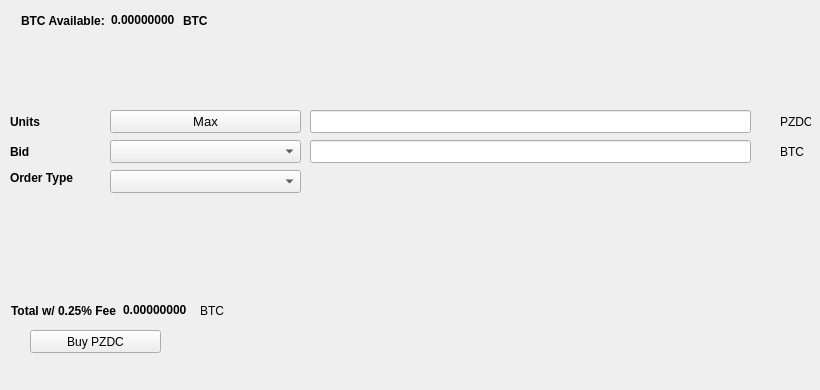
   <widget class="QWidget" name="BuyTab">
    <attribute name="title">
     <string>Buy</string>
    </attribute>
    <widget class="QPushButton" name="BuyPZDC">
     <property name="geometry">
      <rect>
       <x>30</x>
       <y>330</y>
       <width>131</width>
       <height>23</height>
      </rect>
     </property>
     <property name="text">
      <string>Buy PZDC</string>
     </property>
     <property name="icon">
      <iconset resource="../pzdc.qrc">
       <normaloff>:/icons/bitcoin</normaloff>:/icons/bitcoin</iconset>
     </property>
    </widget>
    <widget class="QLabel" name="label_3">
     <property name="geometry">
      <rect>
       <x>10</x>
       <y>110</y>
       <width>46</width>
       <height>23</height>
      </rect>
     </property>
     <property name="font">
      <font>
       <weight>75</weight>
       <bold>true</bold>
      </font>
     </property>
     <property name="text">
      <string>Units</string>
     </property>
    </widget>
    <widget class="QLineEdit" name="UnitsInput">
     <property name="geometry">
      <rect>
       <x>310</x>
       <y>110</y>
       <width>441</width>
       <height>23</height>
      </rect>
     </property>
     <property name="font">
      <font>
       <pointsize>9</pointsize>
       <weight>75</weight>
       <bold>true</bold>
      </font>
     </property>
    </widget>
    <widget class="QLineEdit" name="BuyBidPriceEdit">
     <property name="geometry">
      <rect>
       <x>310</x>
       <y>140</y>
       <width>441</width>
       <height>23</height>
      </rect>
     </property>
     <property name="font">
      <font>
       <pointsize>9</pointsize>
       <weight>75</weight>
       <bold>true</bold>
      </font>
     </property>
    </widget>
    <widget class="QLabel" name="label_4">
     <property name="geometry">
      <rect>
       <x>780</x>
       <y>110</y>
       <width>31</width>
       <height>23</height>
      </rect>
     </property>
     <property name="text">
      <string>PZDC</string>
     </property>
    </widget>
    <widget class="QLabel" name="label_5">
     <property name="geometry">
      <rect>
       <x>780</x>
       <y>140</y>
       <width>31</width>
       <height>23</height>
      </rect>
     </property>
     <property name="text">
      <string>BTC</string>
     </property>
    </widget>
    <widget class="QLabel" name="label_6">
     <property name="geometry">
      <rect>
       <x>10</x>
       <y>140</y>
       <width>46</width>
       <height>23</height>
      </rect>
     </property>
     <property name="font">
      <font>
       <weight>75</weight>
       <bold>true</bold>
      </font>
     </property>
     <property name="text">
      <string>Bid</string>
     </property>
    </widget>
    <widget class="QLabel" name="label_7">
     <property name="geometry">
      <rect>
       <x>10</x>
       <y>170</y>
       <width>91</width>
       <height>16</height>
      </rect>
     </property>
     <property name="font">
      <font>
       <weight>75</weight>
       <bold>true</bold>
      </font>
     </property>
     <property name="text">
      <string>Order Type</string>
     </property>
    </widget>
    <widget class="QPushButton" name="Buy_Max_Amount">
     <property name="geometry">
      <rect>
       <x>110</x>
       <y>110</y>
       <width>191</width>
       <height>23</height>
      </rect>
     </property>
     <property name="font">
      <font>
       <pointsize>10</pointsize>
      </font>
     </property>
     <property name="text">
      <string>Max</string>
     </property>
    </widget>
    <widget class="QComboBox" name="BuyBidcomboBox">
     <property name="geometry">
      <rect>
       <x>110</x>
       <y>140</y>
       <width>191</width>
       <height>23</height>
      </rect>
     </property>
     <property name="font">
      <font>
       <pointsize>10</pointsize>
      </font>
     </property>
    </widget>
    <widget class="QComboBox" name="buyOrdertypeCombo">
     <property name="geometry">
      <rect>
       <x>110</x>
       <y>170</y>
       <width>191</width>
       <height>23</height>
      </rect>
     </property>
     <property name="font">
      <font>
       <pointsize>10</pointsize>
      </font>
     </property>
    </widget>
    <widget class="QWidget" name="layoutWidget1">
     <property name="geometry">
      <rect>
       <x>21</x>
       <y>11</y>
       <width>227</width>
       <height>19</height>
      </rect>
     </property>
     <layout class="QHBoxLayout" name="horizontalLayout_3">
      <item>
       <widget class="QLabel" name="label232">
        <property name="font">
         <font>
          <weight>75</weight>
          <bold>true</bold>
         </font>
        </property>
        <property name="text">
         <string>BTC Available:</string>
        </property>
       </widget>
      </item>
      <item>
       <widget class="QLabel" name="BtcAvailableLbl">
        <property name="palette">
         <palette>
          <active>
           <colorrole role="WindowText">
            <brush brushstyle="SolidPattern">
             <color alpha="255">
              <red>0</red>
              <green>0</green>
              <blue>0</blue>
             </color>
            </brush>
           </colorrole>
           <colorrole role="Button">
            <brush brushstyle="SolidPattern">
             <color alpha="255">
              <red>0</red>
              <green>170</green>
              <blue>0</blue>
             </color>
            </brush>
           </colorrole>
           <colorrole role="Light">
            <brush brushstyle="SolidPattern">
             <color alpha="255">
              <red>0</red>
              <green>255</green>
              <blue>0</blue>
             </color>
            </brush>
           </colorrole>
           <colorrole role="Midlight">
            <brush brushstyle="SolidPattern">
             <color alpha="255">
              <red>0</red>
              <green>212</green>
              <blue>0</blue>
             </color>
            </brush>
           </colorrole>
           <colorrole role="Dark">
            <brush brushstyle="SolidPattern">
             <color alpha="255">
              <red>0</red>
              <green>85</green>
              <blue>0</blue>
             </color>
            </brush>
           </colorrole>
           <colorrole role="Mid">
            <brush brushstyle="SolidPattern">
             <color alpha="255">
              <red>0</red>
              <green>113</green>
              <blue>0</blue>
             </color>
            </brush>
           </colorrole>
           <colorrole role="Text">
            <brush brushstyle="SolidPattern">
             <color alpha="255">
              <red>0</red>
              <green>170</green>
              <blue>0</blue>
             </color>
            </brush>
           </colorrole>
           <colorrole role="BrightText">
            <brush brushstyle="SolidPattern">
             <color alpha="255">
              <red>255</red>
              <green>255</green>
              <blue>255</blue>
             </color>
            </brush>
           </colorrole>
           <colorrole role="ButtonText">
            <brush brushstyle="SolidPattern">
             <color alpha="255">
              <red>0</red>
              <green>0</green>
              <blue>0</blue>
             </color>
            </brush>
           </colorrole>
           <colorrole role="Base">
            <brush brushstyle="SolidPattern">
             <color alpha="255">
              <red>255</red>
              <green>255</green>
              <blue>255</blue>
             </color>
            </brush>
           </colorrole>
           <colorrole role="Window">
            <brush brushstyle="SolidPattern">
             <color alpha="255">
              <red>0</red>
              <green>170</green>
              <blue>0</blue>
             </color>
            </brush>
           </colorrole>
           <colorrole role="Shadow">
            <brush brushstyle="SolidPattern">
             <color alpha="255">
              <red>0</red>
              <green>0</green>
              <blue>0</blue>
             </color>
            </brush>
           </colorrole>
           <colorrole role="AlternateBase">
            <brush brushstyle="SolidPattern">
             <color alpha="255">
              <red>127</red>
              <green>212</green>
              <blue>127</blue>
             </color>
            </brush>
           </colorrole>
           <colorrole role="ToolTipBase">
            <brush brushstyle="SolidPattern">
             <color alpha="255">
              <red>255</red>
              <green>255</green>
              <blue>220</blue>
             </color>
            </brush>
           </colorrole>
           <colorrole role="ToolTipText">
            <brush brushstyle="SolidPattern">
             <color alpha="255">
              <red>0</red>
              <green>0</green>
              <blue>0</blue>
             </color>
            </brush>
           </colorrole>
          </active>
          <inactive>
           <colorrole role="WindowText">
            <brush brushstyle="SolidPattern">
             <color alpha="255">
              <red>0</red>
              <green>0</green>
              <blue>0</blue>
             </color>
            </brush>
           </colorrole>
           <colorrole role="Button">
            <brush brushstyle="SolidPattern">
             <color alpha="255">
              <red>0</red>
              <green>170</green>
              <blue>0</blue>
             </color>
            </brush>
           </colorrole>
           <colorrole role="Light">
            <brush brushstyle="SolidPattern">
             <color alpha="255">
              <red>0</red>
              <green>255</green>
              <blue>0</blue>
             </color>
            </brush>
           </colorrole>
           <colorrole role="Midlight">
            <brush brushstyle="SolidPattern">
             <color alpha="255">
              <red>0</red>
              <green>212</green>
              <blue>0</blue>
             </color>
            </brush>
           </colorrole>
           <colorrole role="Dark">
            <brush brushstyle="SolidPattern">
             <color alpha="255">
              <red>0</red>
              <green>85</green>
              <blue>0</blue>
             </color>
            </brush>
           </colorrole>
           <colorrole role="Mid">
            <brush brushstyle="SolidPattern">
             <color alpha="255">
              <red>0</red>
              <green>113</green>
              <blue>0</blue>
             </color>
            </brush>
           </colorrole>
           <colorrole role="Text">
            <brush brushstyle="SolidPattern">
             <color alpha="255">
              <red>0</red>
              <green>170</green>
              <blue>0</blue>
             </color>
            </brush>
           </colorrole>
           <colorrole role="BrightText">
            <brush brushstyle="SolidPattern">
             <color alpha="255">
              <red>255</red>
              <green>255</green>
              <blue>255</blue>
             </color>
            </brush>
           </colorrole>
           <colorrole role="ButtonText">
            <brush brushstyle="SolidPattern">
             <color alpha="255">
              <red>0</red>
              <green>0</green>
              <blue>0</blue>
             </color>
            </brush>
           </colorrole>
           <colorrole role="Base">
            <brush brushstyle="SolidPattern">
             <color alpha="255">
              <red>255</red>
              <green>255</green>
              <blue>255</blue>
             </color>
            </brush>
           </colorrole>
           <colorrole role="Window">
            <brush brushstyle="SolidPattern">
             <color alpha="255">
              <red>0</red>
              <green>170</green>
              <blue>0</blue>
             </color>
            </brush>
           </colorrole>
           <colorrole role="Shadow">
            <brush brushstyle="SolidPattern">
             <color alpha="255">
              <red>0</red>
              <green>0</green>
              <blue>0</blue>
             </color>
            </brush>
           </colorrole>
           <colorrole role="AlternateBase">
            <brush brushstyle="SolidPattern">
             <color alpha="255">
              <red>127</red>
              <green>212</green>
              <blue>127</blue>
             </color>
            </brush>
           </colorrole>
           <colorrole role="ToolTipBase">
            <brush brushstyle="SolidPattern">
             <color alpha="255">
              <red>255</red>
              <green>255</green>
              <blue>220</blue>
             </color>
            </brush>
           </colorrole>
           <colorrole role="ToolTipText">
            <brush brushstyle="SolidPattern">
             <color alpha="255">
              <red>0</red>
              <green>0</green>
              <blue>0</blue>
             </color>
            </brush>
           </colorrole>
          </inactive>
          <disabled>
           <colorrole role="WindowText">
            <brush brushstyle="SolidPattern">
             <color alpha="255">
              <red>0</red>
              <green>85</green>
              <blue>0</blue>
             </color>
            </brush>
           </colorrole>
           <colorrole role="Button">
            <brush brushstyle="SolidPattern">
             <color alpha="255">
              <red>0</red>
              <green>170</green>
              <blue>0</blue>
             </color>
            </brush>
           </colorrole>
           <colorrole role="Light">
            <brush brushstyle="SolidPattern">
             <color alpha="255">
              <red>0</red>
              <green>255</green>
              <blue>0</blue>
             </color>
            </brush>
           </colorrole>
           <colorrole role="Midlight">
            <brush brushstyle="SolidPattern">
             <color alpha="255">
              <red>0</red>
              <green>212</green>
              <blue>0</blue>
             </color>
            </brush>
           </colorrole>
           <colorrole role="Dark">
            <brush brushstyle="SolidPattern">
             <color alpha="255">
              <red>0</red>
              <green>85</green>
              <blue>0</blue>
             </color>
            </brush>
           </colorrole>
           <colorrole role="Mid">
            <brush brushstyle="SolidPattern">
             <color alpha="255">
              <red>0</red>
              <green>113</green>
              <blue>0</blue>
             </color>
            </brush>
           </colorrole>
           <colorrole role="Text">
            <brush brushstyle="SolidPattern">
             <color alpha="255">
              <red>0</red>
              <green>85</green>
              <blue>0</blue>
             </color>
            </brush>
           </colorrole>
           <colorrole role="BrightText">
            <brush brushstyle="SolidPattern">
             <color alpha="255">
              <red>255</red>
              <green>255</green>
              <blue>255</blue>
             </color>
            </brush>
           </colorrole>
           <colorrole role="ButtonText">
            <brush brushstyle="SolidPattern">
             <color alpha="255">
              <red>0</red>
              <green>85</green>
              <blue>0</blue>
             </color>
            </brush>
           </colorrole>
           <colorrole role="Base">
            <brush brushstyle="SolidPattern">
             <color alpha="255">
              <red>0</red>
              <green>170</green>
              <blue>0</blue>
             </color>
            </brush>
           </colorrole>
           <colorrole role="Window">
            <brush brushstyle="SolidPattern">
             <color alpha="255">
              <red>0</red>
              <green>170</green>
              <blue>0</blue>
             </color>
            </brush>
           </colorrole>
           <colorrole role="Shadow">
            <brush brushstyle="SolidPattern">
             <color alpha="255">
              <red>0</red>
              <green>0</green>
              <blue>0</blue>
             </color>
            </brush>
           </colorrole>
           <colorrole role="AlternateBase">
            <brush brushstyle="SolidPattern">
             <color alpha="255">
              <red>0</red>
              <green>170</green>
              <blue>0</blue>
             </color>
            </brush>
           </colorrole>
           <colorrole role="ToolTipBase">
            <brush brushstyle="SolidPattern">
             <color alpha="255">
              <red>255</red>
              <green>255</green>
              <blue>220</blue>
             </color>
            </brush>
           </colorrole>
           <colorrole role="ToolTipText">
            <brush brushstyle="SolidPattern">
             <color alpha="255">
              <red>0</red>
              <green>0</green>
              <blue>0</blue>
             </color>
            </brush>
           </colorrole>
          </disabled>
         </palette>
        </property>
        <property name="font">
         <font>
          <weight>75</weight>
          <bold>true</bold>
         </font>
        </property>
        <property name="text">
         <string>0.00000000</string>
        </property>
        <property name="textInteractionFlags">
         <set>Qt::LinksAccessibleByMouse|Qt::TextSelectableByKeyboard|Qt::TextSelectableByMouse</set>
        </property>
       </widget>
      </item>
      <item>
       <widget class="QLabel" name="BtcAvailableLbl_2">
        <property name="font">
         <font>
          <weight>75</weight>
          <bold>true</bold>
         </font>
        </property>
        <property name="text">
         <string>BTC</string>
        </property>
       </widget>
      </item>
     </layout>
    </widget>
    <widget class="QWidget" name="layoutWidge2">
     <property name="geometry">
      <rect>
       <x>11</x>
       <y>301</y>
       <width>259</width>
       <height>19</height>
      </rect>
     </property>
     <layout class="QHBoxLayout" name="horizontalLayout_4">
      <item>
       <widget class="QLabel" name="label_9">
        <property name="font">
         <font>
          <weight>75</weight>
          <bold>true</bold>
         </font>
        </property>
        <property name="text">
         <string>Total w/ 0.25% Fee</string>
        </property>
       </widget>
      </item>
      <item>
       <widget class="QLabel" name="BuyCostLabel">
        <property name="palette">
         <palette>
          <active>
           <colorrole role="WindowText">
            <brush brushstyle="SolidPattern">
             <color alpha="255">
              <red>0</red>
              <green>0</green>
              <blue>0</blue>
             </color>
            </brush>
           </colorrole>
           <colorrole role="Button">
            <brush brushstyle="SolidPattern">
             <color alpha="255">
              <red>0</red>
              <green>170</green>
              <blue>0</blue>
             </color>
            </brush>
           </colorrole>
           <colorrole role="Light">
            <brush brushstyle="SolidPattern">
             <color alpha="255">
              <red>0</red>
              <green>255</green>
              <blue>0</blue>
             </color>
            </brush>
           </colorrole>
           <colorrole role="Midlight">
            <brush brushstyle="SolidPattern">
             <color alpha="255">
              <red>0</red>
              <green>212</green>
              <blue>0</blue>
             </color>
            </brush>
           </colorrole>
           <colorrole role="Dark">
            <brush brushstyle="SolidPattern">
             <color alpha="255">
              <red>0</red>
              <green>85</green>
              <blue>0</blue>
             </color>
            </brush>
           </colorrole>
           <colorrole role="Mid">
            <brush brushstyle="SolidPattern">
             <color alpha="255">
              <red>0</red>
              <green>113</green>
              <blue>0</blue>
             </color>
            </brush>
           </colorrole>
           <colorrole role="Text">
            <brush brushstyle="SolidPattern">
             <color alpha="255">
              <red>0</red>
              <green>170</green>
              <blue>0</blue>
             </color>
            </brush>
           </colorrole>
           <colorrole role="BrightText">
            <brush brushstyle="SolidPattern">
             <color alpha="255">
              <red>255</red>
              <green>255</green>
              <blue>255</blue>
             </color>
            </brush>
           </colorrole>
           <colorrole role="ButtonText">
            <brush brushstyle="SolidPattern">
             <color alpha="255">
              <red>0</red>
              <green>0</green>
              <blue>0</blue>
             </color>
            </brush>
           </colorrole>
           <colorrole role="Base">
            <brush brushstyle="SolidPattern">
             <color alpha="255">
              <red>255</red>
              <green>255</green>
              <blue>255</blue>
             </color>
            </brush>
           </colorrole>
           <colorrole role="Window">
            <brush brushstyle="SolidPattern">
             <color alpha="255">
              <red>0</red>
              <green>170</green>
              <blue>0</blue>
             </color>
            </brush>
           </colorrole>
           <colorrole role="Shadow">
            <brush brushstyle="SolidPattern">
             <color alpha="255">
              <red>0</red>
              <green>0</green>
              <blue>0</blue>
             </color>
            </brush>
           </colorrole>
           <colorrole role="AlternateBase">
            <brush brushstyle="SolidPattern">
             <color alpha="255">
              <red>127</red>
              <green>212</green>
              <blue>127</blue>
             </color>
            </brush>
           </colorrole>
           <colorrole role="ToolTipBase">
            <brush brushstyle="SolidPattern">
             <color alpha="255">
              <red>255</red>
              <green>255</green>
              <blue>220</blue>
             </color>
            </brush>
           </colorrole>
           <colorrole role="ToolTipText">
            <brush brushstyle="SolidPattern">
             <color alpha="255">
              <red>0</red>
              <green>0</green>
              <blue>0</blue>
             </color>
            </brush>
           </colorrole>
          </active>
          <inactive>
           <colorrole role="WindowText">
            <brush brushstyle="SolidPattern">
             <color alpha="255">
              <red>0</red>
              <green>0</green>
              <blue>0</blue>
             </color>
            </brush>
           </colorrole>
           <colorrole role="Button">
            <brush brushstyle="SolidPattern">
             <color alpha="255">
              <red>0</red>
              <green>170</green>
              <blue>0</blue>
             </color>
            </brush>
           </colorrole>
           <colorrole role="Light">
            <brush brushstyle="SolidPattern">
             <color alpha="255">
              <red>0</red>
              <green>255</green>
              <blue>0</blue>
             </color>
            </brush>
           </colorrole>
           <colorrole role="Midlight">
            <brush brushstyle="SolidPattern">
             <color alpha="255">
              <red>0</red>
              <green>212</green>
              <blue>0</blue>
             </color>
            </brush>
           </colorrole>
           <colorrole role="Dark">
            <brush brushstyle="SolidPattern">
             <color alpha="255">
              <red>0</red>
              <green>85</green>
              <blue>0</blue>
             </color>
            </brush>
           </colorrole>
           <colorrole role="Mid">
            <brush brushstyle="SolidPattern">
             <color alpha="255">
              <red>0</red>
              <green>113</green>
              <blue>0</blue>
             </color>
            </brush>
           </colorrole>
           <colorrole role="Text">
            <brush brushstyle="SolidPattern">
             <color alpha="255">
              <red>0</red>
              <green>170</green>
              <blue>0</blue>
             </color>
            </brush>
           </colorrole>
           <colorrole role="BrightText">
            <brush brushstyle="SolidPattern">
             <color alpha="255">
              <red>255</red>
              <green>255</green>
              <blue>255</blue>
             </color>
            </brush>
           </colorrole>
           <colorrole role="ButtonText">
            <brush brushstyle="SolidPattern">
             <color alpha="255">
              <red>0</red>
              <green>0</green>
              <blue>0</blue>
             </color>
            </brush>
           </colorrole>
           <colorrole role="Base">
            <brush brushstyle="SolidPattern">
             <color alpha="255">
              <red>255</red>
              <green>255</green>
              <blue>255</blue>
             </color>
            </brush>
           </colorrole>
           <colorrole role="Window">
            <brush brushstyle="SolidPattern">
             <color alpha="255">
              <red>0</red>
              <green>170</green>
              <blue>0</blue>
             </color>
            </brush>
           </colorrole>
           <colorrole role="Shadow">
            <brush brushstyle="SolidPattern">
             <color alpha="255">
              <red>0</red>
              <green>0</green>
              <blue>0</blue>
             </color>
            </brush>
           </colorrole>
           <colorrole role="AlternateBase">
            <brush brushstyle="SolidPattern">
             <color alpha="255">
              <red>127</red>
              <green>212</green>
              <blue>127</blue>
             </color>
            </brush>
           </colorrole>
           <colorrole role="ToolTipBase">
            <brush brushstyle="SolidPattern">
             <color alpha="255">
              <red>255</red>
              <green>255</green>
              <blue>220</blue>
             </color>
            </brush>
           </colorrole>
           <colorrole role="ToolTipText">
            <brush brushstyle="SolidPattern">
             <color alpha="255">
              <red>0</red>
              <green>0</green>
              <blue>0</blue>
             </color>
            </brush>
           </colorrole>
          </inactive>
          <disabled>
           <colorrole role="WindowText">
            <brush brushstyle="SolidPattern">
             <color alpha="255">
              <red>0</red>
              <green>85</green>
              <blue>0</blue>
             </color>
            </brush>
           </colorrole>
           <colorrole role="Button">
            <brush brushstyle="SolidPattern">
             <color alpha="255">
              <red>0</red>
              <green>170</green>
              <blue>0</blue>
             </color>
            </brush>
           </colorrole>
           <colorrole role="Light">
            <brush brushstyle="SolidPattern">
             <color alpha="255">
              <red>0</red>
              <green>255</green>
              <blue>0</blue>
             </color>
            </brush>
           </colorrole>
           <colorrole role="Midlight">
            <brush brushstyle="SolidPattern">
             <color alpha="255">
              <red>0</red>
              <green>212</green>
              <blue>0</blue>
             </color>
            </brush>
           </colorrole>
           <colorrole role="Dark">
            <brush brushstyle="SolidPattern">
             <color alpha="255">
              <red>0</red>
              <green>85</green>
              <blue>0</blue>
             </color>
            </brush>
           </colorrole>
           <colorrole role="Mid">
            <brush brushstyle="SolidPattern">
             <color alpha="255">
              <red>0</red>
              <green>113</green>
              <blue>0</blue>
             </color>
            </brush>
           </colorrole>
           <colorrole role="Text">
            <brush brushstyle="SolidPattern">
             <color alpha="255">
              <red>0</red>
              <green>85</green>
              <blue>0</blue>
             </color>
            </brush>
           </colorrole>
           <colorrole role="BrightText">
            <brush brushstyle="SolidPattern">
             <color alpha="255">
              <red>255</red>
              <green>255</green>
              <blue>255</blue>
             </color>
            </brush>
           </colorrole>
           <colorrole role="ButtonText">
            <brush brushstyle="SolidPattern">
             <color alpha="255">
              <red>0</red>
              <green>85</green>
              <blue>0</blue>
             </color>
            </brush>
           </colorrole>
           <colorrole role="Base">
            <brush brushstyle="SolidPattern">
             <color alpha="255">
              <red>0</red>
              <green>170</green>
              <blue>0</blue>
             </color>
            </brush>
           </colorrole>
           <colorrole role="Window">
            <brush brushstyle="SolidPattern">
             <color alpha="255">
              <red>0</red>
              <green>170</green>
              <blue>0</blue>
             </color>
            </brush>
           </colorrole>
           <colorrole role="Shadow">
            <brush brushstyle="SolidPattern">
             <color alpha="255">
              <red>0</red>
              <green>0</green>
              <blue>0</blue>
             </color>
            </brush>
           </colorrole>
           <colorrole role="AlternateBase">
            <brush brushstyle="SolidPattern">
             <color alpha="255">
              <red>0</red>
              <green>170</green>
              <blue>0</blue>
             </color>
            </brush>
           </colorrole>
           <colorrole role="ToolTipBase">
            <brush brushstyle="SolidPattern">
             <color alpha="255">
              <red>255</red>
              <green>255</green>
              <blue>220</blue>
             </color>
            </brush>
           </colorrole>
           <colorrole role="ToolTipText">
            <brush brushstyle="SolidPattern">
             <color alpha="255">
              <red>0</red>
              <green>0</green>
              <blue>0</blue>
             </color>
            </brush>
           </colorrole>
          </disabled>
         </palette>
        </property>
        <property name="font">
         <font>
          <weight>75</weight>
          <bold>true</bold>
         </font>
        </property>
        <property name="autoFillBackground">
         <bool>false</bool>
        </property>
        <property name="text">
         <string>0.00000000</string>
        </property>
        <property name="textInteractionFlags">
         <set>Qt::LinksAccessibleByMouse|Qt::TextSelectableByMouse</set>
        </property>
       </widget>
      </item>
      <item>
       <widget class="QLabel" name="label_10">
        <property name="font">
         <font>
          <weight>50</weight>
          <bold>false</bold>
         </font>
        </property>
        <property name="text">
         <string>BTC</string>
        </property>
       </widget>
      </item>
     </layout>
    </widget>
    <widget class="QLabel" name="label_24">
     <property name="geometry">
      <rect>
       <x>460</x>
       <y>300</y>
       <width>281</width>
       <height>81</height>
      </rect>
     </property>
     <property name="text">
      <string/>
     </property>
     <property name="pixmap">
      <pixmap>:/images/bittrex</pixmap>
     </property>
    </widget>
   </widget>
